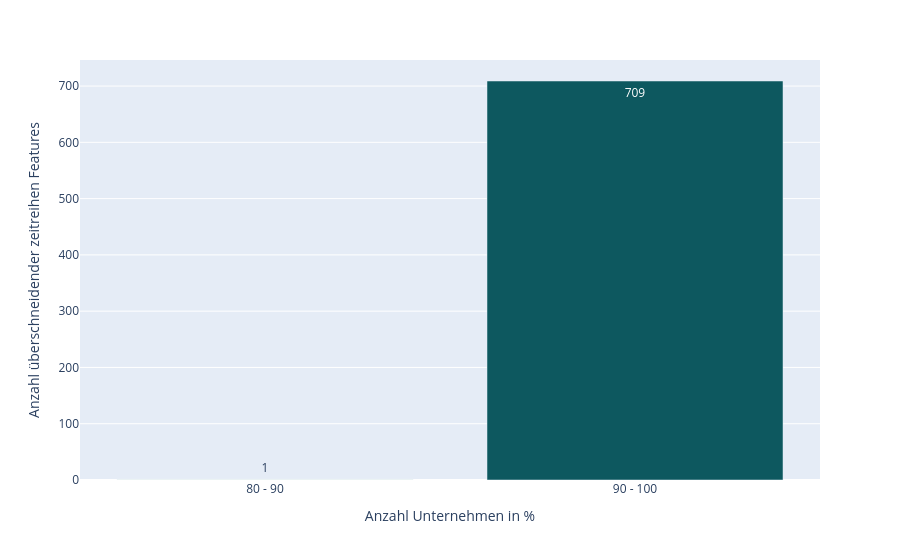

The notebook cell saved with this chart:
### Code cell
fig = px.bar(
    grouped,
    x="companyCountIn%",
    y="sameFeatureCount",
    color="sameFeatureCount",
    color_continuous_scale="mint",
    text_auto=True,
    labels={
        "companyCountIn%": "Anzahl Unternehmen in %",
        "sameFeatureCount": "Anzahl überschneidender zeitreihen Features",
    }
)
fig.update_coloraxes(showscale=False)
fig.write_image(config.data_dir / "figures" / "historic-same-features-count.svg")
#fig.write_image(config.data_dir / "figures" / "historic-same-features-count_2026.svg")
fig.show()

### Figure 1 — Plotly figure (JSON) as saved in the notebook; plotly's stock layout.template omitted (floating-point values rounded to 4 significant figures)
{"data": [{"hovertemplate": "Anzahl Unternehmen in %=%{x}<br>Anzahl überschneidender zeitreihen Features=%{marker.color}<extra></extra>", "legendgroup": "", "marker": {"color": [1, 709], "coloraxis": "coloraxis", "pattern": {"shape": ""}}, "name": "", "orientation": "v", "showlegend": false, "textposition": "auto", "texttemplate": "%{y}", "x": ["80 - 90", "90 - 100"], "xaxis": "x", "y": [1, 709], "yaxis": "y", "type": "bar"}], "layout": {"xaxis": {"anchor": "y", "domain": [0.0, 1.0], "title": {"text": "Anzahl Unternehmen in %"}}, "yaxis": {"anchor": "x", "domain": [0.0, 1.0], "title": {"text": "Anzahl überschneidender zeitreihen Features"}}, "coloraxis": {"colorbar": {"title": {"text": "Anzahl überschneidender zeitreihen Features"}}, "colorscale": [[0.0, "rgb(228, 241, 225)"], [0.1667, "rgb(180, 217, 204)"], [0.3333, "rgb(137, 192, 182)"], [0.5, "rgb(99, 166, 160)"], [0.6667, "rgb(68, 140, 138)"], [0.8333, "rgb(40, 114, 116)"], [1.0, "rgb(13, 88, 95)"]], "showscale": false}, "legend": {"tracegroupgap": 0}, "margin": {"t": 60}, "barmode": "relative"}}
